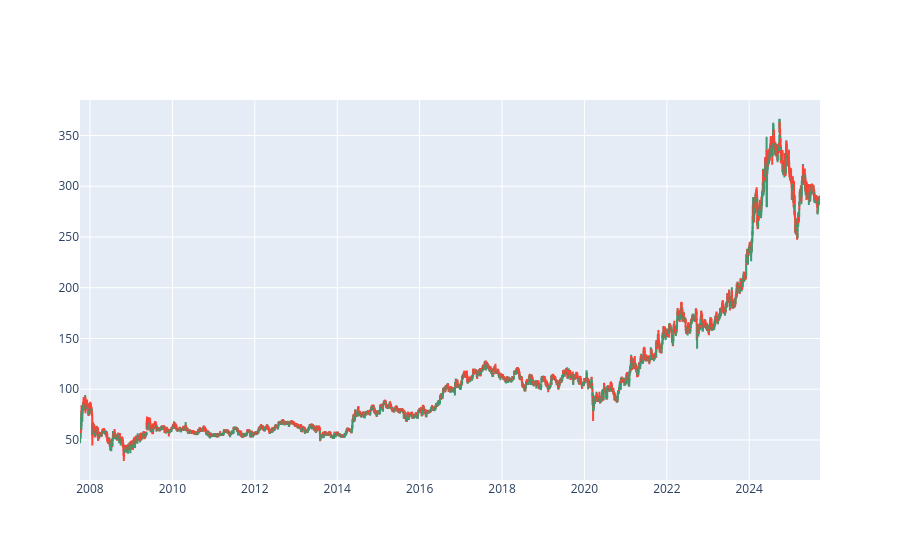

Notebook code cell kept with this figure:
### Code cell
# Candlesticks
import plotly.graph_objects as go

fig = go.Figure(data=[go.Candlestick(x = data01['Date'], open = data01['Open'],
                                     high = data01['High'],
                                     low = data01['Low'],
                                     close = data01['Close'])])
fig.update_layout(xaxis_rangeslider_visible=False)
fig.show()

### Figure 1 — Plotly figure (JSON) as saved in the notebook; plotly's stock layout.template omitted (floating-point values rounded to 4 significant figures; data arrays with more than 128 entries replaced by an {"elided": "..."} marker saying what was removed)
{"data": [{"close": {"elided": "4430 str values"}, "high": {"elided": "4430 str values"}, "low": {"elided": "4430 str values"}, "open": {"elided": "4430 str values"}, "type": "candlestick", "x": {"elided": "4430 str values"}}], "layout": {"xaxis": {"rangeslider": {"visible": false}}}}
